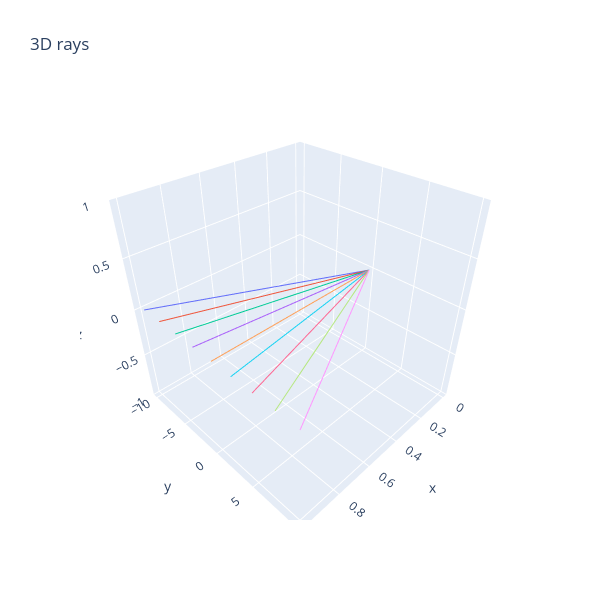

This figure's notebook cell:
### Code cell
def make_rays_1d(num_pixels: int, y_limit: float) -> Tensor:
    """
    num_pixels: The number of pixels in the y dimension. Since there is one ray per pixel, this is
        also the number of rays.
    y_limit: At x=1, the rays should extend from -y_limit to +y_limit, inclusive of both endpoints.

    Returns: shape (num_pixels, num_points=2, num_dim=3) where the num_points dimension contains
        (origin, direction) and the num_dim dimension contains xyz.

    Example of make_rays_1d(9, 1.0): [
        [[0, 0, 0], [1, -1.0, 0]],
        [[0, 0, 0], [1, -0.75, 0]],
        [[0, 0, 0], [1, -0.5, 0]],
        ...
        [[0, 0, 0], [1, 0.75, 0]],
        [[0, 0, 0], [1, 1, 0]],
    ]
    """
    
    rays = t.zeros((num_pixels, 2, 3))
    t.linspace(-y_limit, y_limit, num_pixels, out=rays[:, 1, 1])
    rays[:, 1, 0] = 1
    return rays


rays1d = make_rays_1d(9, 10.0)
fig = render_lines_with_plotly(rays1d)

### Figure 1 — Plotly figure (JSON) as saved in the notebook; plotly's stock layout.template omitted (floating-point values rounded to 4 significant figures)
{"data": [{"mode": "lines", "type": "scatter3d", "x": [0.0, 1.0], "y": [0.0, -10.0], "z": [0.0, 0.0]}, {"mode": "lines", "type": "scatter3d", "x": [0.0, 1.0], "y": [0.0, -7.5], "z": [0.0, 0.0]}, {"mode": "lines", "type": "scatter3d", "x": [0.0, 1.0], "y": [0.0, -5.0], "z": [0.0, 0.0]}, {"mode": "lines", "type": "scatter3d", "x": [0.0, 1.0], "y": [0.0, -2.5], "z": [0.0, 0.0]}, {"mode": "lines", "type": "scatter3d", "x": [0.0, 1.0], "y": [0.0, 0.0], "z": [0.0, 0.0]}, {"mode": "lines", "type": "scatter3d", "x": [0.0, 1.0], "y": [0.0, 2.5], "z": [0.0, 0.0]}, {"mode": "lines", "type": "scatter3d", "x": [0.0, 1.0], "y": [0.0, 5.0], "z": [0.0, 0.0]}, {"mode": "lines", "type": "scatter3d", "x": [0.0, 1.0], "y": [0.0, 7.5], "z": [0.0, 0.0]}, {"mode": "lines", "type": "scatter3d", "x": [0.0, 1.0], "y": [0.0, 10.0], "z": [0.0, 0.0]}], "layout": {"height": 600, "showlegend": false, "title": {"text": "3D rays"}, "width": 600}}
